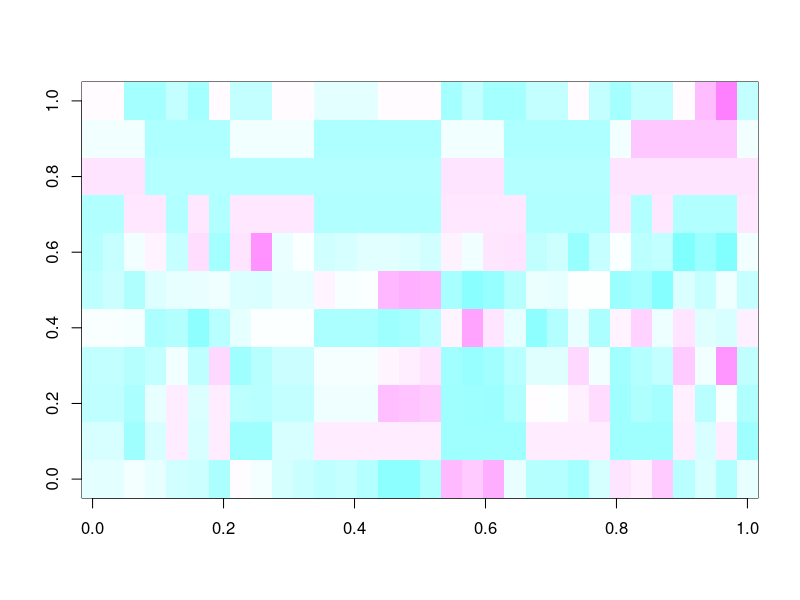
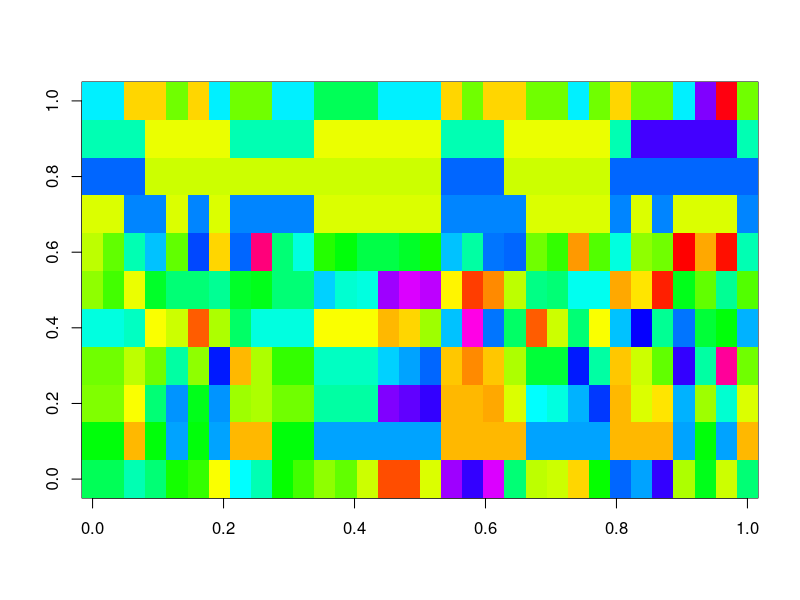
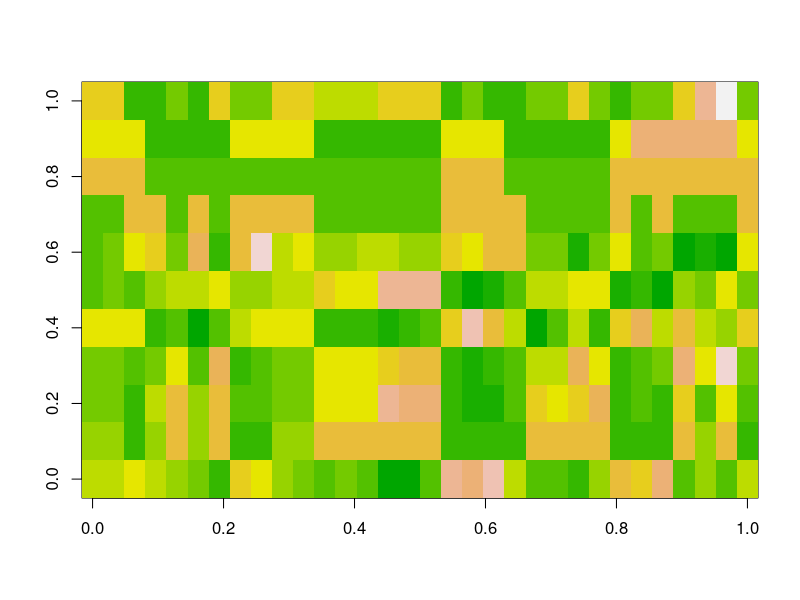

The R script that drew these images, in order:
cars = as.matrix(mtcars)
image(scale(cars), col = cm.colors(256))
image(scale(cars), col = rainbow(100))
image(scale(cars), col = terrain.colors(16))
